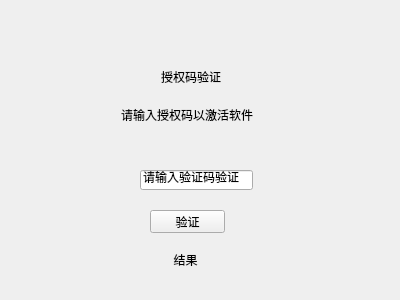
<?xml version="1.0" encoding="UTF-8"?>
<ui version="4.0">
 <class>CodeVerific</class>
 <widget class="QWidget" name="CodeVerific">
  <property name="geometry">
   <rect>
    <x>0</x>
    <y>0</y>
    <width>400</width>
    <height>300</height>
   </rect>
  </property>
  <property name="windowTitle">
   <string>CodeVerific</string>
  </property>
  <widget class="QWidget" name="widget" native="true">
   <property name="geometry">
    <rect>
     <x>110</x>
     <y>30</y>
     <width>162</width>
     <height>131</height>
    </rect>
   </property>
   <layout class="QVBoxLayout" name="verticalLayout">
    <item>
     <spacer name="verticalSpacer_2">
      <property name="orientation">
       <enum>Qt::Vertical</enum>
      </property>
      <property name="sizeType">
       <enum>QSizePolicy::Fixed</enum>
      </property>
      <property name="sizeHint" stdset="0">
       <size>
        <width>20</width>
        <height>20</height>
       </size>
      </property>
     </spacer>
    </item>
    <item>
     <widget class="QLabel" name="label">
      <property name="text">
       <string>授权码验证</string>
      </property>
      <property name="alignment">
       <set>Qt::AlignCenter</set>
      </property>
     </widget>
    </item>
    <item>
     <widget class="QLabel" name="label_2">
      <property name="text">
       <string>请输入授权码以激活软件</string>
      </property>
     </widget>
    </item>
    <item>
     <spacer name="verticalSpacer">
      <property name="orientation">
       <enum>Qt::Vertical</enum>
      </property>
      <property name="sizeType">
       <enum>QSizePolicy::Fixed</enum>
      </property>
      <property name="sizeHint" stdset="0">
       <size>
        <width>20</width>
        <height>20</height>
       </size>
      </property>
     </spacer>
    </item>
   </layout>
  </widget>
  <widget class="QLineEdit" name="lineEdit">
   <property name="geometry">
    <rect>
     <x>140</x>
     <y>170</y>
     <width>113</width>
     <height>20</height>
    </rect>
   </property>
   <property name="text">
    <string>请输入验证码验证</string>
   </property>
  </widget>
  <widget class="QPushButton" name="pushButton">
   <property name="geometry">
    <rect>
     <x>150</x>
     <y>210</y>
     <width>75</width>
     <height>23</height>
    </rect>
   </property>
   <property name="text">
    <string>验证</string>
   </property>
  </widget>
  <widget class="QLabel" name="result">
   <property name="geometry">
    <rect>
     <x>100</x>
     <y>250</y>
     <width>171</width>
     <height>20</height>
    </rect>
   </property>
   <property name="text">
    <string>结果</string>
   </property>
   <property name="alignment">
    <set>Qt::AlignCenter</set>
   </property>
  </widget>
 </widget>
 <layoutdefault spacing="6" margin="11"/>
 <resources/>
 <connections/>
</ui>
